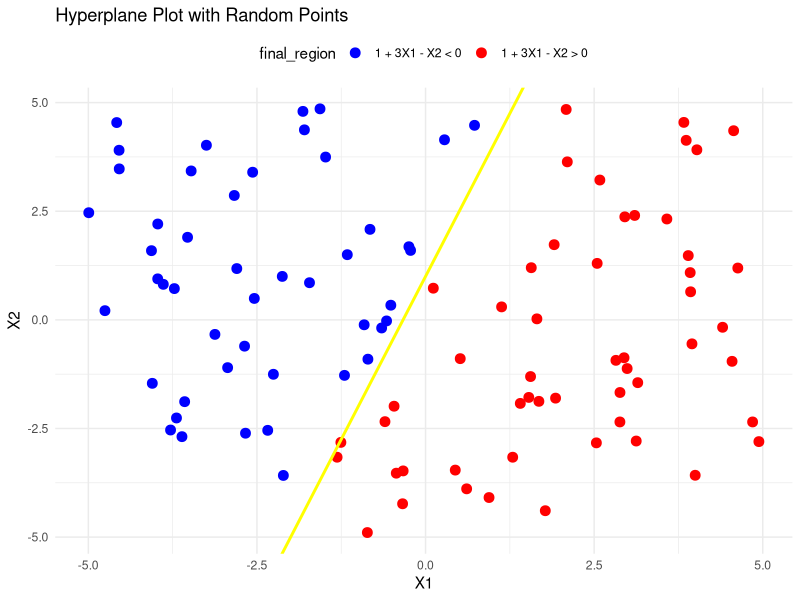
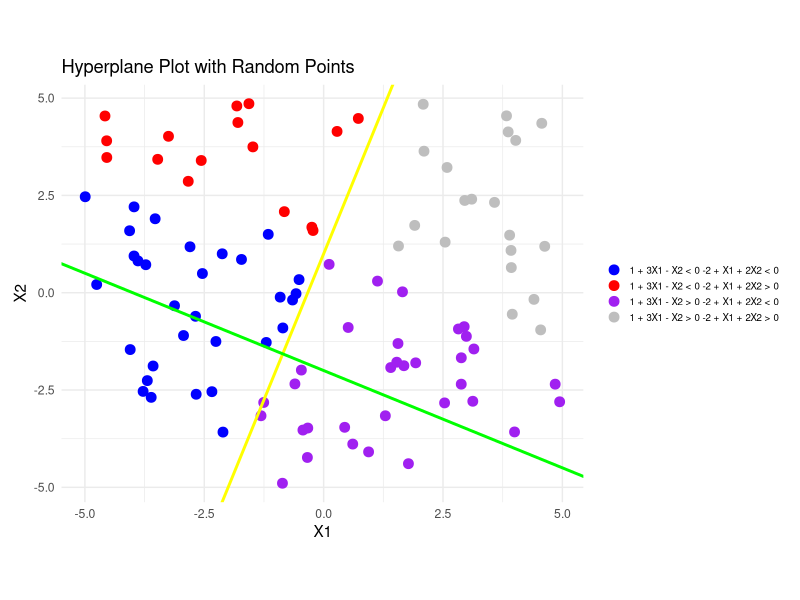

Reproduce these figures in R, in order.
## ---- chunk 1
# 加载库
library(ggplot2)
library(dplyr)

# 生成随机点
set.seed(123)  # For reproducibility
points <- data.frame(
  X1 = runif(100, min = -5, max = 5),  # Random X1 values
  X2 = runif(100, min = -5, max = 5)   # Random X2 values
)

# 定义超平面方程
hyperplane_1 <- function(X1) { 1 + 3*X1 }
hyperplane_2 <- function(X1) { (-2 + X1) / 2 }

# 计算对应的 X2 值
points$hyperplane_1_result <- 1 + 3*points$X1 - points$X2

# 为每个点分配分类标签
points$region_1 <- ifelse(points$hyperplane_1_result > 0, "1 + 3X1 - X2 > 0", "1 + 3X1 - X2 < 0")

# 合并两个标签，用来区分不同区域的点
points$final_region <- paste(points$region_1)

# 绘制图形
ggplot(points) +
  # 绘制随机点
  geom_point(aes(x = X1, y = X2, color = final_region), size = 3) +
  # 绘制超平面线
  geom_abline(intercept = 1, slope = 3, color = "yellow", size = 1) +  # 1 + 3X1 - X2 = 0
  labs(title = "Hyperplane Plot with Random Points", x = "X1", y = "X2") + 
  theme_minimal() +
  theme(legend.position = "top") + 
  scale_color_manual(values = c("blue", "red"))  # Set 4 colors for the regions


## ---- chunk 2
set.seed(123)  # For reproducibility
points <- data.frame(
  X1 = runif(100, min = -5, max = 5),  # Random X1 values
  X2 = runif(100, min = -5, max = 5)   # Random X2 values
)

# Define hyperplane equations
hyperplane_1 <- function(X1) { 1 + 3*X1 }
hyperplane_2 <- function(X1) { (-2 + X1) / 2 }

# Calculate corresponding X2 values
points$hyperplane_1_result <- 1 + 3*points$X1 - points$X2
points$hyperplane_2_result <- -2 + points$X1 + 2*points$X2

# Assign category labels for each point
points$region_1 <- ifelse(points$hyperplane_1_result > 0, "1 + 3X1 - X2 > 0", "1 + 3X1 - X2 < 0")
points$region_2 <- ifelse(points$hyperplane_2_result > 0, "-2 + X1 + 2X2 > 0", "-2 + X1 + 2X2 < 0")

# Combine both labels to distinguish different regions of the points
points$final_region <- paste(points$region_1, points$region_2)

# Plot
ggplot(points) +
  geom_point(aes(x = X1, y = X2, color = final_region), size = 3) +  # Random points with color based on regions
  geom_abline(intercept = 1, slope = 3, color = "yellow", size = 1, show.legend = FALSE) +  # Hyperplane 1 without legend
  geom_abline(intercept = -2, slope = -1/2, color = "green", size = 1, show.legend = FALSE) +  # Hyperplane 2 without legend
  labs(title = "Hyperplane Plot with Random Points", x = "X1", y = "X2") +
  scale_color_manual(values = c("blue", "red", "purple", "gray")) +  # Set 4 colors for the regions
  theme_minimal() + 
  theme(
    legend.position = "right", 
    legend.title = element_blank(),
    legend.text = element_text(size = 7),  # Smaller text for labels
    legend.key.size = unit(0.4, "cm"),  # Adjust legend key size for better spacing
    legend.direction = "vertical",  # Arrange labels vertically
    legend.box = "vertical",  # Stack the labels vertically
    plot.margin = margin(10, 10, 10, 10),  # Adjust margins to give more space
    aspect.ratio = 0.8  # Increase the size of the plot
  )


